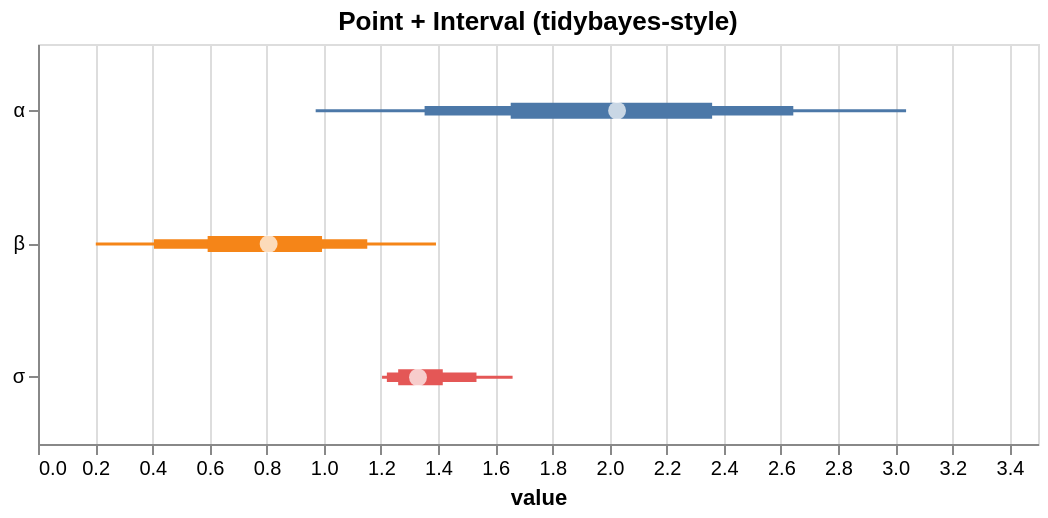

The Vega-Lite source for this figure:
### Vega-Lite specification from a JSON file in a GitHub repository (floating-point values rounded to 4 significant figures)
{"$schema": "https://vega.github.io/schema/vega-lite/v5.json", "height": 200, "layer": [{"encoding": {"x2": {"field": "hi_0_95_"}, "x": {"field": "lo_0_95_", "title": "value", "type": "quantitative"}, "color": {"field": "parameter", "type": "nominal", "legend": null}, "y": {"axis": {"title": null}, "field": "parameter", "type": "nominal"}}, "mark": {"strokeWidth": 1.5, "type": "rule"}}, {"encoding": {"x2": {"field": "hi_0_8_"}, "x": {"field": "lo_0_8_", "title": "value", "type": "quantitative"}, "color": {"field": "parameter", "type": "nominal", "legend": null}, "y": {"axis": {"title": null}, "field": "parameter", "type": "nominal"}}, "mark": {"strokeWidth": 4.75, "type": "rule"}}, {"encoding": {"x2": {"field": "hi_0_5_"}, "x": {"field": "lo_0_5_", "title": "value", "type": "quantitative"}, "color": {"field": "parameter", "type": "nominal", "legend": null}, "y": {"axis": {"title": null}, "field": "parameter", "type": "nominal"}}, "mark": {"strokeWidth": 8.0, "type": "rule"}}, {"encoding": {"x": {"field": "__point__", "type": "quantitative"}, "y": {"field": "parameter", "type": "nominal"}}, "mark": {"filled": true, "color": "white", "size": 80, "type": "point"}}], "data": {"values": [{"parameter": "α", "lo_0_95_": 0.9719, "lo_0_8_": 1.353, "hi_0_8_": 2.644, "hi_0_5_": 2.359, "__point__": 2.027, "hi_0_95_": 3.038, "lo_0_5_": 1.654}, {"parameter": "β", "lo_0_95_": 0.2023, "lo_0_8_": 0.4059, "hi_0_8_": 1.152, "hi_0_5_": 0.9941, "__point__": 0.8072, "hi_0_95_": 1.393, "lo_0_5_": 0.5938}, {"parameter": "σ", "lo_0_95_": 1.204, "lo_0_8_": 1.221, "hi_0_8_": 1.535, "hi_0_5_": 1.417, "__point__": 1.33, "hi_0_95_": 1.661, "lo_0_5_": 1.261}]}, "title": "Point + Interval (tidybayes-style)", "width": 500}
